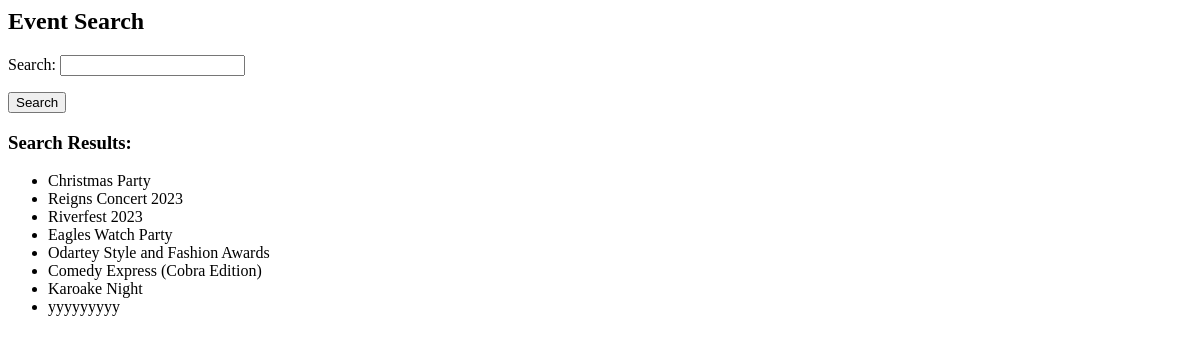
Before: /events_backend/search/ with the older database file.
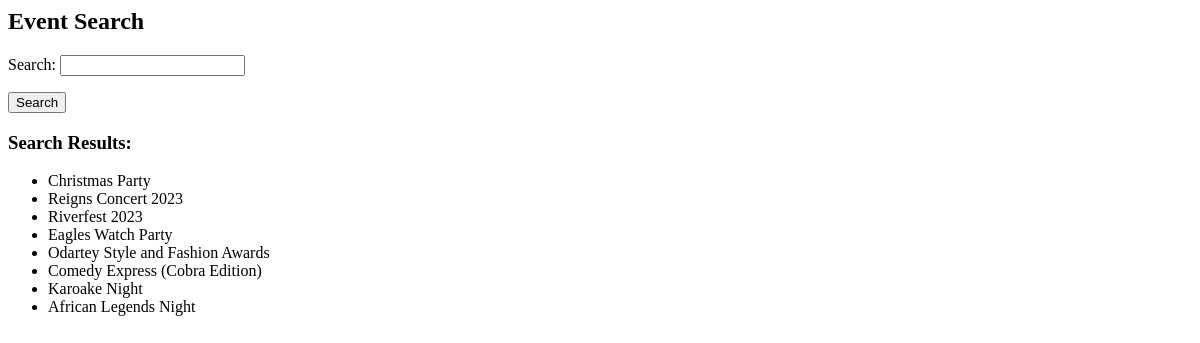
After: the same page with the newer database file.
### events_app/models.py (models this page shows, shortened)
class Event(models.Model):
    STATUS_CHOICES = (
        ('draft', 'Draft'),
        ('published', 'Published'),
        ('canceled', 'Canceled'),
        ('featured', 'featured'),
    )
    title = models.CharField(max_length=200)
    description = models.TextField()
    location = models.CharField(max_length=200)
    date = models.DateTimeField()
    registration_required = models.BooleanField(default=False)
    registration_link = models.URLField(blank=True, null=True)
    category = models.ForeignKey(EventCategory, on_delete=models.SET_NULL, null=True)
    Region = models.ForeignKey(EventRegion, on_delete=models.SET_NULL, null=True)
    image = models.ImageField(upload_to='event_images/', null=True, blank=True)
    status = models.CharField(max_length=10, choices=STATUS_CHOICES, default='draft')
    user = models.ForeignKey(User, on_delete=models.CASCADE, default=1)
    group = models.ForeignKey(Group, on_delete=models.SET_NULL, null=True, default=1)

### events_backend/views.py (the view)
# urls.py: path('search/', event_search, name='event_search'),
def event_search(request):
    form = EventSearchForm(request.GET)
    events = []
    if form.is_valid():
        query = form.cleaned_data.get('query')
        events = Event.objects.filter(title__icontains=query)
    return render(request, 'events_backend/event_search_results.html', {'form': form, 'events': events})

### events_backend/forms.py
class EventSearchForm(forms.Form):
    query = forms.CharField(label='Search', max_length=100, required=False)

### events_backend/templates/events_backend/event_search_results.html
<h2>Event Search</h2>
<form method="get">
    {{ form.as_p }}
    <button type="submit">Search</button>
</form>
{% if events %}
    <h3>Search Results:</h3>
    <ul>
        {% for event in events %}
            <li>{{ event.title }}</li>
        {% endfor %}
    </ul>
{% else %}
    <p>No results found.</p>
{% endif %}

Changed rows visible on the page:
changed Event: title "yyyyyyyyy" → "African Legends Night"
